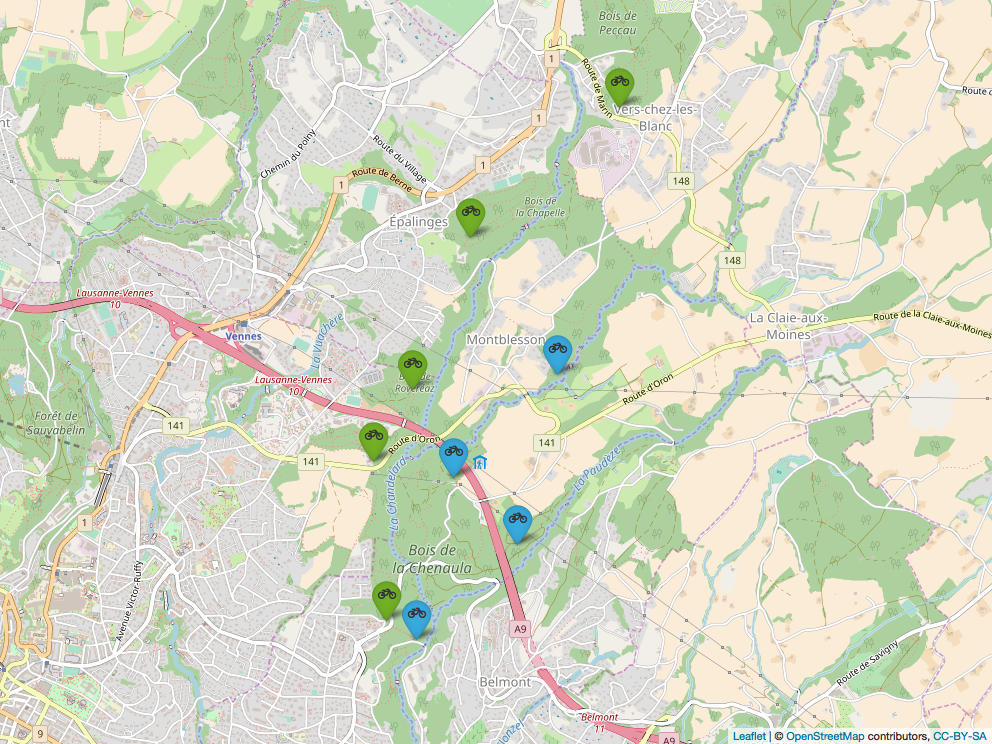

Write R code to recreate this figure.
library(tidyverse)

## get data
## ----------
library(googlesheets)
(my_sheets <- gs_ls())
tmp <- gs_title("CX tracks in Lausanne")
coord <- tmp %>%
  gs_read(ws = "Sheet1")

## split into two clusters
coord.chaletagobet <- coord %>% filter(cluster == "Connection Chalet a Gobet")
coord.rest <- coord %>% filter(cluster != "Connection Chalet a Gobet")


## load icons
## ---------
## from here: https://github.com/bhaskarvk/leaflet/blob/master/inst/examples/awesomeMarkers.R
icon.bike.blue <- makeAwesomeIcon(icon = 'bicycle', markerColor = 'blue', library='fa',
                           iconColor = 'white')
icon.bike.green <- makeAwesomeIcon(icon = 'bicycle', markerColor = 'green', library='fa',
                                  iconColor = 'white')

## make map
## ---------
library(leaflet)
m <- leaflet() %>%
  addTiles() %>%  # Add default OpenStreetMap map tiles
  addAwesomeMarkers(lat=coord.rest$latitude, lng=coord.rest$longitude, popup=coord.rest$name, icon = icon.bike.blue) %>%
  addAwesomeMarkers(lat=coord.chaletagobet$latitude, lng=coord.chaletagobet$longitude, popup=coord.chaletagobet$name, icon = icon.bike.green) %>%
  # Base groups
  addTiles(group = "OSM (default)") %>%
  addProviderTiles(providers$MtbMap, group = "MTBmap") %>%
  addProviderTiles(providers$Thunderforest.OpenCycleMap, group = "CyclingMap") %>%
  addProviderTiles(providers$OpenTopoMap, group = "Topo") %>%
  addProviderTiles(providers$HikeBike.HikeBike, group = "HikeBike") %>%
  addProviderTiles(providers$Stamen.Watercolor, group = "Watercolor") %>%
  # Layers control
  addLayersControl(
    baseGroups = c("OSM (default)", "MTBmap", "CyclingMap", "Topo", "HikeBike", "Watercolor"),
    options = layersControlOptions(collapsed = FALSE)
  )

m  # Print the map

## to hmtl
library(htmlwidgets)
saveWidget(m, file="map-cx-ls.html")

## save to png
mapview::mapshot(m, file = "map-cx-ls.png")
